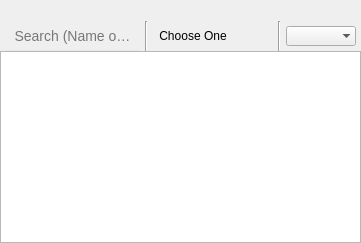
              <widget class="QWidget" name="movies_dont_want_to_watch_6">
               <attribute name="title">
                <string>Dont Wnat To Continue</string>
               </attribute>
               <layout class="QGridLayout" name="gridLayout_40">
                <property name="leftMargin">
                 <number>0</number>
                </property>
                <property name="rightMargin">
                 <number>0</number>
                </property>
                <property name="bottomMargin">
                 <number>0</number>
                </property>
                <property name="spacing">
                 <number>0</number>
                </property>
                <item row="0" column="0">
                 <layout class="QVBoxLayout" name="verticalLayout_40">
                  <property name="spacing">
                   <number>0</number>
                  </property>
                  <property name="topMargin">
                   <number>10</number>
                  </property>
                  <item>
                   <layout class="QHBoxLayout" name="horizontalLayout_38">
                    <property name="spacing">
                     <number>5</number>
                    </property>
                    <property name="leftMargin">
                     <number>5</number>
                    </property>
                    <property name="rightMargin">
                     <number>5</number>
                    </property>
                    <item>
                     <widget class="QLineEdit" name="comics_search_4">
                      <property name="maximumSize">
                       <size>
                        <width>200</width>
                        <height>30</height>
                       </size>
                      </property>
                      <property name="styleSheet">
                       <string notr="true">QLineEdit {
    color: rgb(0, 0, 0);
    font-size: 14px;
    background-color: transparent;
    padding: 6px;
    border: none;
    border-bottom: 1px solid rgba(221, 221, 221, 100); /* قبل التركيز */
}

QLineEdit:hover {
    background-color: rgba(73, 133, 224, 0.12); /* زي input-hovered-color */
}

QLineEdit:focus {
    outline: none;
    border-bottom: 2px solid #5891ff; /* بعد التركيز */
}
</string>
                      </property>
                      <property name="alignment">
                       <set>Qt::AlignmentFlag::AlignCenter</set>
                      </property>
                      <property name="placeholderText">
                       <string>Search (Name or Year)</string>
                      </property>
                     </widget>
                    </item>
                    <item>
                     <widget class="Line" name="line_61">
                      <property name="orientation">
                       <enum>Qt::Orientation::Vertical</enum>
                      </property>
                     </widget>
                    </item>
                    <item>
                     <widget class="QPushButton" name="comics_random_button_4">
                      <property name="autoFillBackground">
                       <bool>false</bool>
                      </property>
                      <property name="text">
                       <string>Choose One</string>
                      </property>
                      <property name="icon">
                       <iconset resource="My libirary Project/data/resources.qrc">
                        <normaloff>:/icons/Icons/dice.png</normaloff>:/icons/Icons/dice.png</iconset>
                      </property>
                      <property name="iconSize">
                       <size>
                        <width>50</width>
                        <height>30</height>
                       </size>
                      </property>
                      <property name="flat">
                       <bool>true</bool>
                      </property>
                     </widget>
                    </item>
                    <item>
                     <spacer name="horizontalSpacer_39">
                      <property name="orientation">
                       <enum>Qt::Orientation::Horizontal</enum>
                      </property>
                      <property name="sizeType">
                       <enum>QSizePolicy::Policy::Expanding</enum>
                      </property>
                      <property name="sizeHint" stdset="0">
                       <size>
                        <width>40</width>
                        <height>20</height>
                       </size>
                      </property>
                     </spacer>
                    </item>
                    <item>
                     <widget class="Line" name="line_62">
                      <property name="orientation">
                       <enum>Qt::Orientation::Vertical</enum>
                      </property>
                     </widget>
                    </item>
                    <item>
                     <widget class="QComboBox" name="comics_sort_box_4">
                      <property name="placeholderText">
                       <string>Sort by</string>
                      </property>
                      <property name="frame">
                       <bool>false</bool>
                      </property>
                      <property name="labelDrawingMode">
                       <enum>QComboBox::LabelDrawingMode::UseStyle</enum>
                      </property>
                     </widget>
                    </item>
                   </layout>
                  </item>
                  <item>
                   <widget class="QListWidget" name="comics_list_4"/>
                  </item>
                 </layout>
                </item>
               </layout>
              </widget>
